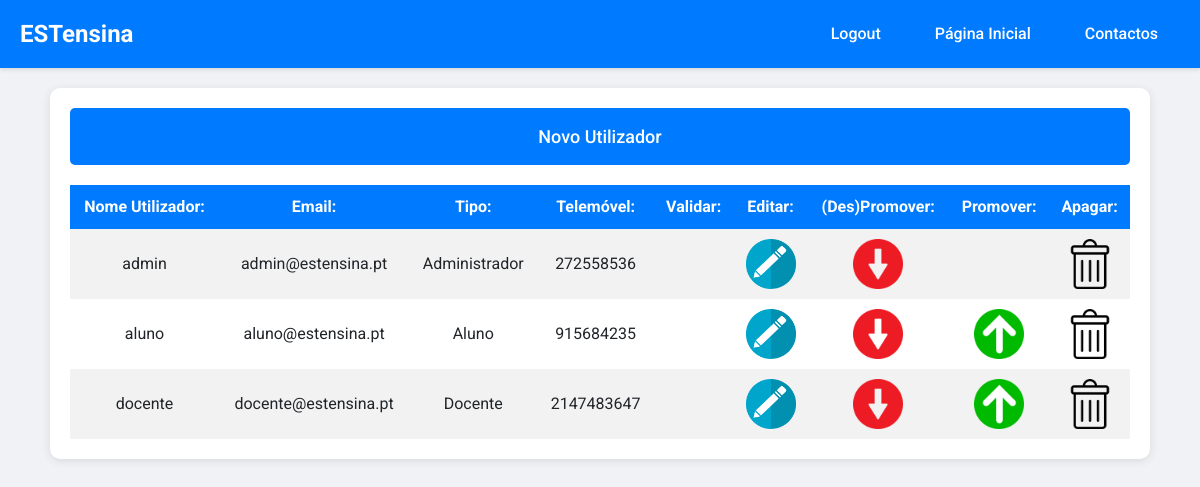
The app's page /paginas/GestaoUtilizador.php (signed in) with its own data.
### tables this page shows
CREATE TABLE `utilizador` (
  `id_utilizador` int(11) NOT NULL,
  `nome` varchar(60) NOT NULL,
  `data_nascimento` date NOT NULL,
  `pass` varchar(60) NOT NULL,
  `morada` varchar(60) NOT NULL,
  `email` varchar(60) NOT NULL,
  `telemovel` int(11) NOT NULL,
  `tipo_utilizador` int(11) NOT NULL
);

### paginas/GestaoUtilizador.php (the view, shortened to what this page needs)
<!DOCTYPE html>
<html>
<head>
	<link rel="stylesheet" href="https://stackpath.bootstrapcdn.com/bootstrap/4.5.2/css/bootstrap.min.css">
	<link rel="stylesheet" href="estilo2.css">
</head>
<body>
<?php
			if (isset($_SESSION["user"]) && isset($_SESSION["id"]) && $_SESSION["tipo_utilizador"] == ADMINISTRADOR) {
				echo " <div id='cabecalho'>
                		<a href='index.php' id = 'nomeSite'>
                    			ESTensina
                		</a>
							<div class= 'input-div'>
								<div id='botao'>
									<form action='logout.php'>
										<input type='submit' value='Logout'>
									</form>
								</div>
								<div id='botao'>
									<form action='PaginaUtilizador.php'>
										<input type='submit' value='Página Inicial'>
									</form>
								</div>
								<div id='botao'>
									<form action='contacto.php'>
										<input type='submit' value='Contactos'>
									</form>
								</div>
							</div>
						</div>
						";
			} else {
				echo "<script> setTimeout(function () { window.location.href = 'PaginaUtilizador.php'; }, 0000)</script>";
			}
?>
	<div id="corpo">
		<form action="PaginaNovoUtilizador.php">
			<input type='submit' value='Novo Utilizador' id="btnNv">
		</form>
		<div id="tabela">
			<?php
			if (isset($_SESSION["user"]) && isset($_SESSION["id"]) && $_SESSION["tipo_utilizador"] == ADMINISTRADOR) {
				$pode = true;
				if ($pode) {
					$sql = "SELECT * FROM utilizador ORDER BY nome,tipo_utilizador";
					$retval = mysqli_query($conn, $sql);
					echo "<table width='100%' id = 't01'>
					<tr>
						<th>Nome Utilizador:</th>
						<th>Email:</th>
						<th>Tipo:</th>
						<th>Telemóvel:</th>
						<th>Validar:</th>
						<th>Editar:</th>
						<th>(Des)Promover:</th>
						<th>Promover:</th>
						<th>Apagar:</th>
					</tr>";
					while ($row = mysqli_fetch_array($retval)) {
						echo "
						<tr>
							<td>" . $row["nome"] . "</td>
							<td>" . $row["email"] . "</td>
							<td>" . getDescricaoUtilizador($row["tipo_utilizador"]) . "</td>
							<td>" . $row["telemovel"] . "</td>";
						if ($row["tipo_utilizador"] == ALUNO_NAO_VALIDADO && $row["tipo_utilizador"] != VISITANTE)
							echo "	<td><a href='validar.php?nomeUser=" . $row["nome"] . "' ><img src='validar.png' width=50 height=50></a></td>";
						else
							echo "<td></td>";
						if ($row["tipo_utilizador"] != VISITANTE ) {
							echo "	<td><a href='editar.php?nomeUser=" . $row["nome"] . "' ><img src='editar.png' width=50 height=50></a></td>";
						} else
							echo "<td></td>";
						if ($row["tipo_utilizador"] != ALUNO_NAO_VALIDADO && $row["tipo_utilizador"] != VISITANTE )
							echo "<td><a href='despromover.php?nomeUser=" . $row["nome"] . "' ><img src='despromover.png' width=50 height=50></a></td>";
						else
							echo "<td></td>";
						if ($row["tipo_utilizador"] != ADMINISTRADOR && $row["tipo_utilizador"] != ALUNO_NAO_VALIDADO && $row["tipo_utilizador"] != VISITANTE)
							echo "<td><a href='promover.php?nomeUser=" . $row["nome"] . "' ><img src='promover.png' width=50 height=50></a></td>";
						else
							echo "<td></td>";
						if ($row["tipo_utilizador"] != VISITANTE)
							echo "<td><a href='apagarUtilizador.php?IdUser=" . $row["id_utilizador"] . "'><img src='apagar.png' width=50 height=50></a></td>";
						else
							echo "<td></td>";
						echo "</tr>";
					}
					echo "</table>";
				}
			} else {
				echo "<script> setTimeout(function () { window.location.href = 'PaginaUtilizador.php'; }, 0000)</script>";
			}
			function getDescricaoUtilizador($tipoNumerico)
			{
				switch ($tipoNumerico) {
					case ADMINISTRADOR:
						return "Administrador";
						break;
					case DOCENTE:
						return "Docente";
						break;
					case ALUNO:
						return "Aluno";
						break;
				}
			}
			?>
		</div>
	</div>
</body>
</html>

### paginas/estilo2.css (style rules this page uses)
body { font-family: 'Roboto', sans-serif; background-color: #f0f2f5; margin: 0; padding: 0; display: flex; flex-direction: column; align-items: center; }
#cabecalho { background-color: #007bff; color: white; padding: 10px 20px; display: flex; justify-content: space-between; align-items: center; width: 100%; box-shadow: 0 2px 4px rgba(0, 0, 0, 0.1); }
#cabecalho a { text-decoration: none; color: white; font-size: 24px; font-weight: 700; }
.input-div { display: flex; align-items: center; }
#botao { margin-left: 10px; }
#botao input { padding: 10px 20px; background-color: #007bff; border: 2px solid #007bff; color: white; cursor: pointer; border-radius: 5px; font-weight: 500; transition: background-color 0.3s, color 0.3s; }
#corpo { padding: 20px; background-color: white; margin: 20px; border-radius: 10px; box-shadow: 0 2px 10px rgba(0, 0, 0, 0.1); width: 100%; max-width: 1100px; text-align: center; }
#btnNv { padding: 15px 30px; background-color: #007bff; border: none; color: white; cursor: pointer; border-radius: 5px; width: 15%; font-size: 18px; font-weight: 500; transition: background-color 0.3s; margin-bottom: 20px; float: left; }
#tabela { margin-top: 20px; }
table { width: 100%; border-collapse: collapse; }
th, td { padding: 10px; border: none ; text-align: center; }
th { background-color: #007bff; color: white; }
tr:nth-child(even) { background-color: #f2f2f2; }
img { cursor: pointer; transition: transform 0.3s; }
a { color: #007bff; text-decoration: none; font-weight: 500; transition: color 0.3s; }

### paginas/GestaoUtilizador.php (style rules this page uses)
#btnNv { padding: 15px 30px; background-color: #007bff; border: none; color: white; cursor: pointer; border-radius: 5px; width: 100%; font-size: 18px; font-weight: 500; transition: background-color 0.3s; margin-bottom: 20px; }

### records on screen
utilizador: nome "admin", email "admin@estensina.pt", tipo_utilizador "Administrador", telemovel "272558536"
utilizador: nome "aluno", email "aluno@estensina.pt", tipo_utilizador "Aluno", telemovel "915684235"
utilizador: nome "docente", email "docente@estensina.pt", tipo_utilizador "Docente", telemovel "2147483647"
